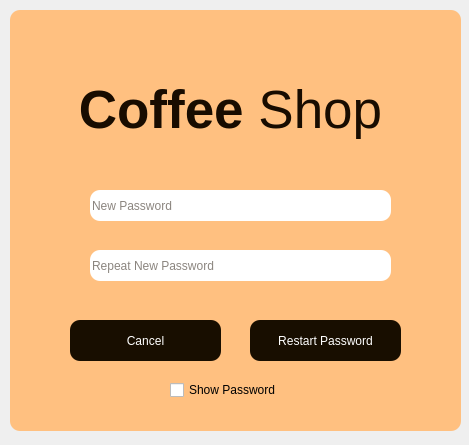
<?xml version="1.0" encoding="UTF-8"?>
<ui version="4.0">
 <class>Newpass_main</class>
 <widget class="QMainWindow" name="Newpass_main">
  <property name="geometry">
   <rect>
    <x>0</x>
    <y>0</y>
    <width>469</width>
    <height>445</height>
   </rect>
  </property>
  <property name="windowTitle">
   <string>MainWindow</string>
  </property>
  <widget class="QWidget" name="New_Background">
   <widget class="QFrame" name="frame">
    <property name="geometry">
     <rect>
      <x>10</x>
      <y>10</y>
      <width>451</width>
      <height>421</height>
     </rect>
    </property>
    <property name="styleSheet">
     <string notr="true">QFrame {	
	background-color: rgb(255,192, 128);	
	color: rgb(220, 220, 220);
	border-radius: 10px;
}</string>
    </property>
    <property name="frameShape">
     <enum>QFrame::StyledPanel</enum>
    </property>
    <property name="frameShadow">
     <enum>QFrame::Raised</enum>
    </property>
    <widget class="QLabel" name="label_title_2">
     <property name="geometry">
      <rect>
       <x>30</x>
       <y>50</y>
       <width>381</width>
       <height>101</height>
      </rect>
     </property>
     <property name="font">
      <font>
       <family>Segoe UI</family>
       <pointsize>40</pointsize>
      </font>
     </property>
     <property name="styleSheet">
      <string notr="true">color: rgb(24,12,0);</string>
     </property>
     <property name="text">
      <string>&lt;strong&gt;Coffee&lt;/strong&gt; Shop</string>
     </property>
     <property name="alignment">
      <set>Qt::AlignCenter</set>
     </property>
    </widget>
    <widget class="QLineEdit" name="lineEdit">
     <property name="geometry">
      <rect>
       <x>80</x>
       <y>180</y>
       <width>301</width>
       <height>31</height>
      </rect>
     </property>
     <property name="styleSheet">
      <string notr="true">background-color: rgb(255,255,255);
	color: rgb(24, 12, 0);
	border-style: none;
	border-radius: 10px;
	</string>
     </property>
     <property name="inputMethodHints">
      <set>Qt::ImhDialableCharactersOnly|Qt::ImhHiddenText|Qt::ImhNoAutoUppercase|Qt::ImhNoPredictiveText|Qt::ImhSensitiveData</set>
     </property>
     <property name="text">
      <string/>
     </property>
     <property name="echoMode">
      <enum>QLineEdit::Password</enum>
     </property>
     <property name="placeholderText">
      <string>New Password</string>
     </property>
     <property name="clearButtonEnabled">
      <bool>true</bool>
     </property>
    </widget>
    <widget class="QToolButton" name="toolButton">
     <property name="geometry">
      <rect>
       <x>240</x>
       <y>310</y>
       <width>151</width>
       <height>41</height>
      </rect>
     </property>
     <property name="styleSheet">
      <string notr="true">background-color: rgb(24,14,0);
	color: rgb(255, 255, 255);
	border-style: none;
	border-radius: 10px;
	text-align: center;</string>
     </property>
     <property name="text">
      <string>Restart Password</string>
     </property>
    </widget>
    <widget class="QToolButton" name="toolButton_2">
     <property name="geometry">
      <rect>
       <x>60</x>
       <y>310</y>
       <width>151</width>
       <height>41</height>
      </rect>
     </property>
     <property name="styleSheet">
      <string notr="true">background-color: rgb(24,14,0);
	color: rgb(255, 255, 255);
	border-style: none;
	border-radius: 10px;
	text-align: center;</string>
     </property>
     <property name="text">
      <string>Cancel</string>
     </property>
    </widget>
    <widget class="QLineEdit" name="lineEdit_2">
     <property name="geometry">
      <rect>
       <x>80</x>
       <y>240</y>
       <width>301</width>
       <height>31</height>
      </rect>
     </property>
     <property name="styleSheet">
      <string notr="true">background-color: rgb(255,255,255);
	color: rgb(24, 12, 0);
	border-style: none;
	border-radius: 10px;
	</string>
     </property>
     <property name="inputMethodHints">
      <set>Qt::ImhDialableCharactersOnly|Qt::ImhHiddenText|Qt::ImhNoAutoUppercase|Qt::ImhNoPredictiveText|Qt::ImhSensitiveData</set>
     </property>
     <property name="text">
      <string/>
     </property>
     <property name="echoMode">
      <enum>QLineEdit::Password</enum>
     </property>
     <property name="placeholderText">
      <string>Repeat New Password</string>
     </property>
     <property name="clearButtonEnabled">
      <bool>true</bool>
     </property>
    </widget>
    <widget class="QCheckBox" name="checkBox">
     <property name="geometry">
      <rect>
       <x>160</x>
       <y>370</y>
       <width>121</width>
       <height>20</height>
      </rect>
     </property>
     <property name="text">
      <string>Show Password</string>
     </property>
    </widget>
   </widget>
  </widget>
 </widget>
 <resources/>
 <connections/>
</ui>
